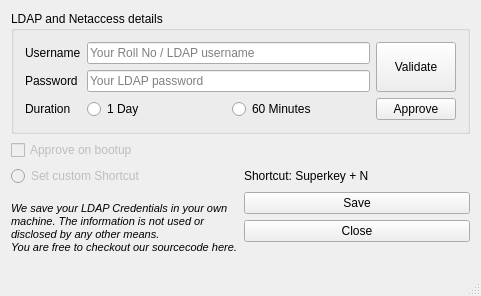
<?xml version="1.0" encoding="UTF-8"?>
<ui version="4.0">
 <class>MainWindow</class>
 <widget class="QMainWindow" name="MainWindow">
  <property name="geometry">
   <rect>
    <x>0</x>
    <y>0</y>
    <width>481</width>
    <height>296</height>
   </rect>
  </property>
  <property name="windowTitle">
   <string>MainWindow</string>
  </property>
  <widget class="QWidget" name="centralWidget">
   <layout class="QGridLayout" name="gridLayout_3">
    <item row="0" column="0">
     <widget class="QGroupBox" name="groupBox">
      <property name="title">
       <string>LDAP and Netaccess details</string>
      </property>
      <layout class="QGridLayout" name="gridLayout">
       <item row="0" column="0">
        <layout class="QGridLayout" name="gridLayout_4" columnstretch="0,1,1,0">
         <item row="0" column="0">
          <widget class="QLabel" name="username_l">
           <property name="sizePolicy">
            <sizepolicy hsizetype="Minimum" vsizetype="Preferred">
             <horstretch>0</horstretch>
             <verstretch>0</verstretch>
            </sizepolicy>
           </property>
           <property name="maximumSize">
            <size>
             <width>16777204</width>
             <height>16777215</height>
            </size>
           </property>
           <property name="text">
            <string>Username</string>
           </property>
          </widget>
         </item>
         <item row="1" column="0">
          <widget class="QLabel" name="password_l">
           <property name="sizePolicy">
            <sizepolicy hsizetype="Minimum" vsizetype="Preferred">
             <horstretch>0</horstretch>
             <verstretch>0</verstretch>
            </sizepolicy>
           </property>
           <property name="text">
            <string>Password</string>
           </property>
          </widget>
         </item>
         <item row="3" column="2">
          <widget class="QRadioButton" name="hour_rb">
           <property name="text">
            <string>60 Minutes</string>
           </property>
          </widget>
         </item>
         <item row="3" column="1">
          <widget class="QRadioButton" name="day_rb">
           <property name="text">
            <string>1 Day</string>
           </property>
          </widget>
         </item>
         <item row="3" column="0">
          <widget class="QLabel" name="duration_l">
           <property name="sizePolicy">
            <sizepolicy hsizetype="Minimum" vsizetype="Minimum">
             <horstretch>0</horstretch>
             <verstretch>0</verstretch>
            </sizepolicy>
           </property>
           <property name="text">
            <string>Duration</string>
           </property>
          </widget>
         </item>
         <item row="0" column="3" rowspan="2">
          <widget class="QPushButton" name="validate_b">
           <property name="enabled">
            <bool>true</bool>
           </property>
           <property name="sizePolicy">
            <sizepolicy hsizetype="Minimum" vsizetype="Preferred">
             <horstretch>0</horstretch>
             <verstretch>0</verstretch>
            </sizepolicy>
           </property>
           <property name="toolTip">
            <string>Comming soon...</string>
           </property>
           <property name="text">
            <string>Validate</string>
           </property>
          </widget>
         </item>
         <item row="0" column="1" colspan="2">
          <widget class="QLineEdit" name="username_le">
           <property name="text">
            <string/>
           </property>
           <property name="placeholderText">
            <string>Your Roll No / LDAP username</string>
           </property>
          </widget>
         </item>
         <item row="1" column="1" colspan="2">
          <widget class="QLineEdit" name="password_le">
           <property name="text">
            <string/>
           </property>
           <property name="echoMode">
            <enum>QLineEdit::Password</enum>
           </property>
           <property name="placeholderText">
            <string>Your LDAP password</string>
           </property>
          </widget>
         </item>
         <item row="3" column="3">
          <widget class="QPushButton" name="approve_b">
           <property name="text">
            <string>Approve</string>
           </property>
          </widget>
         </item>
        </layout>
       </item>
      </layout>
     </widget>
    </item>
    <item row="1" column="0">
     <layout class="QGridLayout" name="gridLayout_5">
      <item row="4" column="1">
       <spacer name="verticalSpacer">
        <property name="orientation">
         <enum>Qt::Vertical</enum>
        </property>
        <property name="sizeHint" stdset="0">
         <size>
          <width>20</width>
          <height>40</height>
         </size>
        </property>
       </spacer>
      </item>
      <item row="0" column="0">
       <widget class="QCheckBox" name="on_bootup_cb">
        <property name="enabled">
         <bool>false</bool>
        </property>
        <property name="toolTip">
         <string>Coming soon...</string>
        </property>
        <property name="text">
         <string>Approve on bootup</string>
        </property>
       </widget>
      </item>
      <item row="2" column="0" rowspan="3">
       <widget class="QLabel" name="msg_l">
        <property name="font">
         <font>
          <pointsize>8</pointsize>
          <italic>true</italic>
         </font>
        </property>
        <property name="text">
         <string>We save your LDAP Credentials in your own machine. The information is not used or disclosed by any other means.
You are free to checkout our sourcecode here.</string>
        </property>
        <property name="wordWrap">
         <bool>true</bool>
        </property>
        <property name="indent">
         <number>0</number>
        </property>
       </widget>
      </item>
      <item row="2" column="1">
       <widget class="QPushButton" name="save_b">
        <property name="autoFillBackground">
         <bool>true</bool>
        </property>
        <property name="text">
         <string>Save</string>
        </property>
       </widget>
      </item>
      <item row="3" column="1">
       <widget class="QPushButton" name="close_b">
        <property name="text">
         <string>Close</string>
        </property>
       </widget>
      </item>
      <item row="1" column="0">
       <widget class="QRadioButton" name="short_rb">
        <property name="enabled">
         <bool>false</bool>
        </property>
        <property name="toolTip">
         <string>Coming soon...</string>
        </property>
        <property name="text">
         <string>Set custom Shortcut</string>
        </property>
       </widget>
      </item>
      <item row="1" column="1">
       <widget class="QLabel" name="short_l">
        <property name="text">
         <string>Shortcut: Superkey + N</string>
        </property>
       </widget>
      </item>
     </layout>
    </item>
   </layout>
  </widget>
  <widget class="QMenuBar" name="menuBar">
   <property name="geometry">
    <rect>
     <x>0</x>
     <y>0</y>
     <width>481</width>
     <height>19</height>
    </rect>
   </property>
  </widget>
  <widget class="QStatusBar" name="statusBar"/>
 </widget>
 <layoutdefault spacing="6" margin="11"/>
 <resources/>
 <connections>
  <connection>
   <sender>close_b</sender>
   <signal>clicked()</signal>
   <receiver>MainWindow</receiver>
   <slot>close()</slot>
   <hints>
    <hint type="sourcelabel">
     <x>470</x>
     <y>248</y>
    </hint>
    <hint type="destinationlabel">
     <x>327</x>
     <y>235</y>
    </hint>
   </hints>
  </connection>
 </connections>
</ui>
